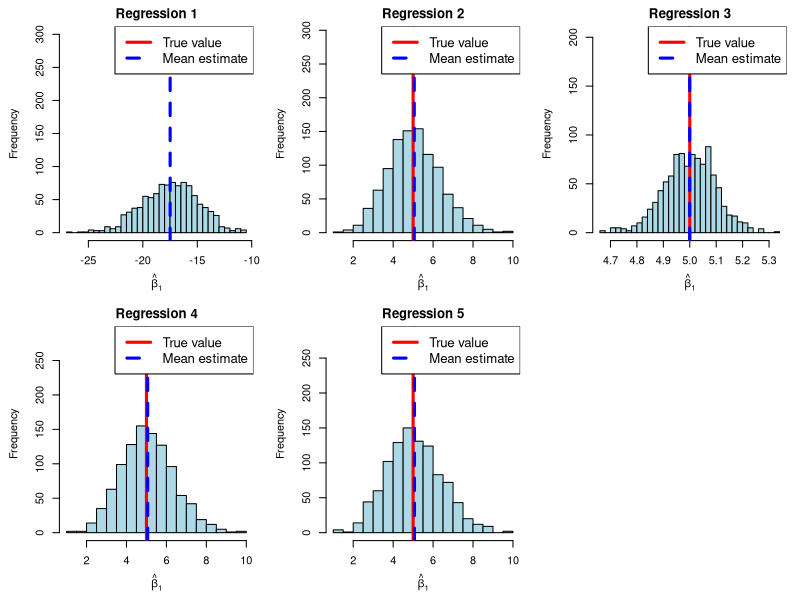

The R script that drew this image:
#Point a

set.seed(2025)
n <- 100
u_i <- rnorm(n, mean = 0, sd = sqrt(5)) 
g_i <- rgamma(n, shape = 2, scale = 2) 
r_i <- rbinom(n, size = 1, prob = 0.5)
x_star_i <- numeric(n)
for (i in 1:n) {
  if (r_i[i] == 1) {
    x_star_i[i] <- rgamma(1, shape = 3, scale = 1)
  } else {
    x_star_i[i] <- rgamma(1, shape = 7, scale = 1) }
}
beta_0 <- 400
beta_1 <- 5
beta_2 <- 200
beta_3 <- 10
y_i <- beta_0 + beta_1 * x_star_i + beta_2 * r_i + beta_3 * g_i + u_i
n_i <- rnorm(n, mean = 10, sd = sqrt(3))
b_i <- rnorm(n, mean = 5 + sqrt(x_star_i), sd = sqrt(3))
data <- data.frame( y = y_i,
                    x_star = x_star_i, r = r_i,
                    g = g_i, n = n_i, b = b_i)
                    
#Point b

# Load necessary libraries (if needed)
set.seed(2025)

# Simulate dataset
n <- 100
u_i <- rnorm(n, mean = 0, sd = sqrt(5))
g_i <- rgamma(n, shape = 2, scale = 2)
r_i <- rbinom(n, size = 1, prob = 0.5)

x_star_i <- numeric(n)
for (i in 1:n) {
  if (r_i[i] == 1) {
    x_star_i[i] <- rgamma(1, shape = 3, scale = 1)
  } else {
    x_star_i[i] <- rgamma(1, shape = 7, scale = 1)
  }
}

# Define coefficients
beta_0 <- 400
beta_1 <- 5
beta_2 <- 200
beta_3 <- 10

# Generate dependent variable
y_i <- beta_0 + beta_1 * x_star_i + beta_2 * r_i + beta_3 * g_i + u_i

# Generate additional variables
n_i <- rnorm(n, mean = 10, sd = sqrt(3))
b_i <- rnorm(n, mean = 5 + sqrt(x_star_i), sd = sqrt(3))

# Store data in a dataframe
data <- data.frame(y = y_i, x_star = x_star_i, r = r_i, g = g_i, n = n_i, b = b_i)

# Run regressions
reg1 <- lm(y ~ x_star, data = data)
reg2 <- lm(y ~ x_star + r, data = data)
reg3 <- lm(y ~ x_star + r + g, data = data)
reg4 <- lm(y ~ x_star + r + n, data = data)
reg5 <- lm(y ~ x_star + r + b, data = data)

# Extract results
summary_reg1 <- summary(reg1)
summary_reg2 <- summary(reg2)
summary_reg3 <- summary(reg3)
summary_reg4 <- summary(reg4)
summary_reg5 <- summary(reg5)

# Function to extract results
extract_results <- function(reg_summary, reg_name) {
  beta1_estimate <- reg_summary$coefficients["x_star", "Estimate"]
  beta1_se <- reg_summary$coefficients["x_star", "Std. Error"]
  beta1_true <- 5
  
  cat(paste0("\n", reg_name, ":\n"))
  cat(paste0(" Estimated beta_1: ", round(beta1_estimate, 4), "\n"))
  cat(paste0(" True beta_1: ", beta1_true, "\n"))
  cat(paste0(" Standard Error: ", round(beta1_se, 4), "\n"))
  cat(paste0(" Difference from true value: ", round(beta1_estimate - beta1_true, 4), "\n"))
  cat(paste0(" Adjusted R^2: ", round(reg_summary$adj.r.squared, 4), "\n"))
}

# Print results
extract_results(summary_reg1, "Regression 1 (y ~ x_star)")
extract_results(summary_reg2, "Regression 2 (y ~ x_star + r)")
extract_results(summary_reg3, "Regression 3 (y ~ x_star + r + g)")
extract_results(summary_reg4, "Regression 4 (y ~ x_star + r + n)")
extract_results(summary_reg5, "Regression 5 (y ~ x_star + r + b)")

#Point c

# Set seed for reproducibility
set.seed(2025)
M <- 1000  # Increase iterations to ensure variation
n <- 100   # Sample size

# Matrix to store beta1 estimates
beta1_estimates <- matrix(NA, nrow = M, ncol = 5)
colnames(beta1_estimates) <- c("Reg1", "Reg2", "Reg3", "Reg4", "Reg5")

# Monte Carlo Simulation
for (m in 1:M) {
  # Generate variables
  u_i <- rnorm(n, mean = 0, sd = sqrt(5))
  g_i <- rgamma(n, shape = 2, scale = 2)
  r_i <- rbinom(n, size = 1, prob = 0.5)
  
  x_star_i <- numeric(n)
  for (i in 1:n) {
    if (r_i[i] == 1) {
      x_star_i[i] <- rgamma(1, shape = 3, scale = 1)
    } else {
      x_star_i[i] <- rgamma(1, shape = 7, scale = 1)
    }
  }
  
  beta_0 <- 400
  beta_1 <- 5
  beta_2 <- 200
  beta_3 <- 10
  
  # Generate y
  y_i <- beta_0 + beta_1 * x_star_i + beta_2 * r_i + beta_3 * g_i + u_i
  
  # Additional variables
  n_i <- rnorm(n, mean = 10, sd = sqrt(3))
  b_i <- rnorm(n, mean = 5 + sqrt(x_star_i), sd = sqrt(3))
  
  # Create data frame
  data <- data.frame(
    y = y_i,
    x_star = x_star_i,
    r = r_i,
    g = g_i,
    n = n_i,
    b = b_i
  )
  
  # Run regressions
  reg1 <- lm(y ~ x_star, data = data)
  reg2 <- lm(y ~ x_star + r, data = data)
  reg3 <- lm(y ~ x_star + r + g, data = data)
  reg4 <- lm(y ~ x_star + r + n, data = data)
  reg5 <- lm(y ~ x_star + r + b, data = data)
  
  # Store beta1 estimates
  beta1_estimates[m, 1] <- coef(reg1)["x_star"]
  beta1_estimates[m, 2] <- coef(reg2)["x_star"]
  beta1_estimates[m, 3] <- coef(reg3)["x_star"]
  beta1_estimates[m, 4] <- coef(reg4)["x_star"]
  beta1_estimates[m, 5] <- coef(reg5)["x_star"]
}


# Set up layout (2 rows, 3 columns) and margin adjustments
par(mfrow = c(2, 3), mar = c(4.5, 4.5, 2, 1))

# Plot histograms for each regression
for (i in 1:5) {
  hist(beta1_estimates[, i],
       main = paste("Regression", i),
       xlab = expression(hat(beta)[1]),
       ylab = "Frequency",
       breaks = 30,   # More bins for smooth distribution
       col = "lightblue",
       border = "black",
       freq = TRUE,   # Show actual count-based histogram
       ylim = c(0, max(hist(beta1_estimates[, i], plot = FALSE)$counts) + 5)  # Ensure visibility
  )
  
  # Add reference lines
  abline(v = 5, col = "red", lwd = 3)  # True beta_1
  abline(v = mean(beta1_estimates[, i]), col = "blue", lty = 2, lwd = 3)  # Mean estimate
  
  # Add a legend
  legend("topright", 
         legend = c("True value", "Mean estimate"),
         col = c("red", "blue"),
         lty = c(1, 2),
         lwd = 3,
         cex = 1.2)
}



